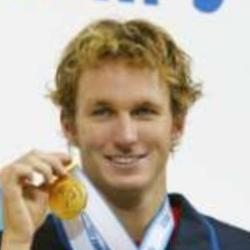
#> input picture lfw-deepfunneled/Aaron_Peirsol/Aaron_Peirsol_0001.jpg, 250 x 250 px; its folder holds only this picture in this run
$ python FacialRecognitionProject.py
#> lines starting #> are read from the running program, lines starting #| are printed output that depends on the picture
from sklearn.datasets import fetch_lfw_people
from sklearn.model_selection import train_test_split
from sklearn.decomposition import PCA
from sklearn.svm import SVC
from sklearn.metrics import classification_report
import matplotlib.pyplot as plt
import numpy as np
import cv2
import os

def load_local_lfw_data(data_dir, image_size=(50, 50)):
#> called with data_dir = 'lfw-deepfunneled', image_size = (50, 50)
    images = []
    labels = []
    label_names = sorted(os.listdir(data_dir))
    label_to_id = {name: i for i, name in enumerate(label_names)}

    for label_name in label_names:
        label_dir = os.path.join(data_dir, label_name)
        if os.path.isdir(label_dir):
            for img_name in os.listdir(label_dir):
                img_path = os.path.join(label_dir, img_name)
                img = cv2.imread(img_path, cv2.IMREAD_GRAYSCALE)
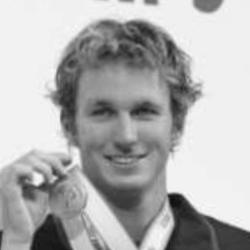
#> img: shape (250, 250); min 12, max 250, mean 177.1
                img_resized = cv2.resize(img, image_size)
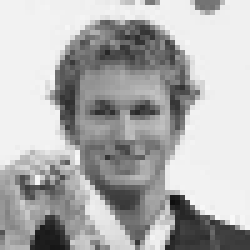
#> img_resized: shape (50, 50) (shown 5 times larger); min 15, max 248, mean 177.2
                images.append(img_resized)
                labels.append(label_to_id[label_name])
#> pass 2 of the loop in load_local_lfw_data, `for label_name in label_names:`:
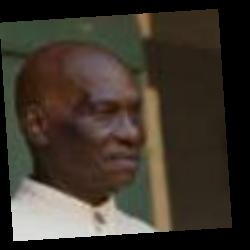
#> input picture lfw-deepfunneled/Abdoulaye_Wade/Abdoulaye_Wade_0003.jpg, 250 x 250 px
#> in load_local_lfw_data, `img = cv2.imread(img_path, cv2.IMREAD_GRAYSCALE)`:
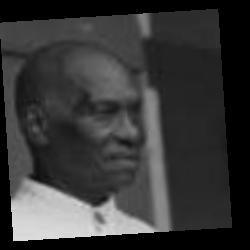
#> img: shape (250, 250); min 0, max 241, mean 55.6
#> in load_local_lfw_data, `img_resized = cv2.resize(img, image_size)`:
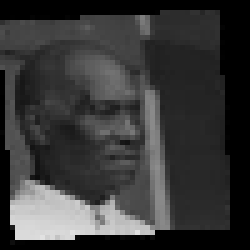
#> img_resized: shape (50, 50) (shown 5 times larger); min 0, max 228, mean 55.7
#> pass 3 of the loop in load_local_lfw_data, `for label_name in label_names:`:
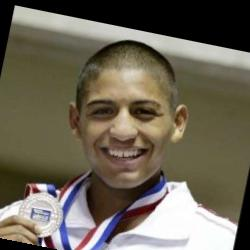
#> input picture lfw-deepfunneled/Abner_Martinez/Abner_Martinez_0001.jpg, 250 x 250 px
#> in load_local_lfw_data, `img = cv2.imread(img_path, cv2.IMREAD_GRAYSCALE)`:
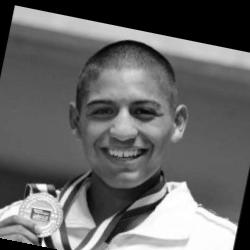
#> img: shape (250, 250); min 0, max 255, mean 102.3
#> in load_local_lfw_data, `img_resized = cv2.resize(img, image_size)`:
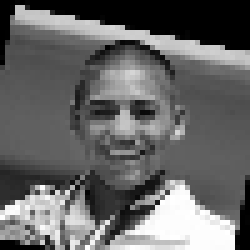
#> img_resized: shape (50, 50) (shown 5 times larger); min 0, max 255, mean 102.4
#> the loop made 4 passes; the first 3 are shown

    images = np.array(images)
    labels = np.array(labels)
    return images, labels, label_names

def visualize_img(images, labels, label_names):
    plt.figure(figsize=(10,10))

    for i in range(16):
        plt.subplot(4, 4, i + 1)
        plt.imshow(images[i], cmap = "gray")
        plt.title(label_names[labels[i]])
        plt.axis("off")

    plt.show()

# [62 lines left out: functions preprocessing, feature_extraction, classifier, visualize_pred, not called in this run]

def main():
    # Load the dataset from local directory
    images, labels, label_names = load_local_lfw_data("lfw-deepfunneled")
    print("Loaded", len(images), "images with", len(label_names), "classes.")

    # Visualize them
    visualize_img(images, labels, label_names)

    # Preprocess the image
    X_train, X_test, y_train, y_test = preprocessing(images, labels)

    # Using PCA to extract the features
    X_train_pca, X_test_pca = feature_extraction(X_train, X_test)

    # Using Support Vector Machine to do the prediction
    y_pred = classifier(X_train_pca, y_train, X_test_pca, y_test, label_names)

    # Visaulize the result
    visualize_pred(X_test, label_names, y_pred, y_test)

if __name__ == '__main__':
#> (the run stopped early here; a loop or call above may not have finished)
